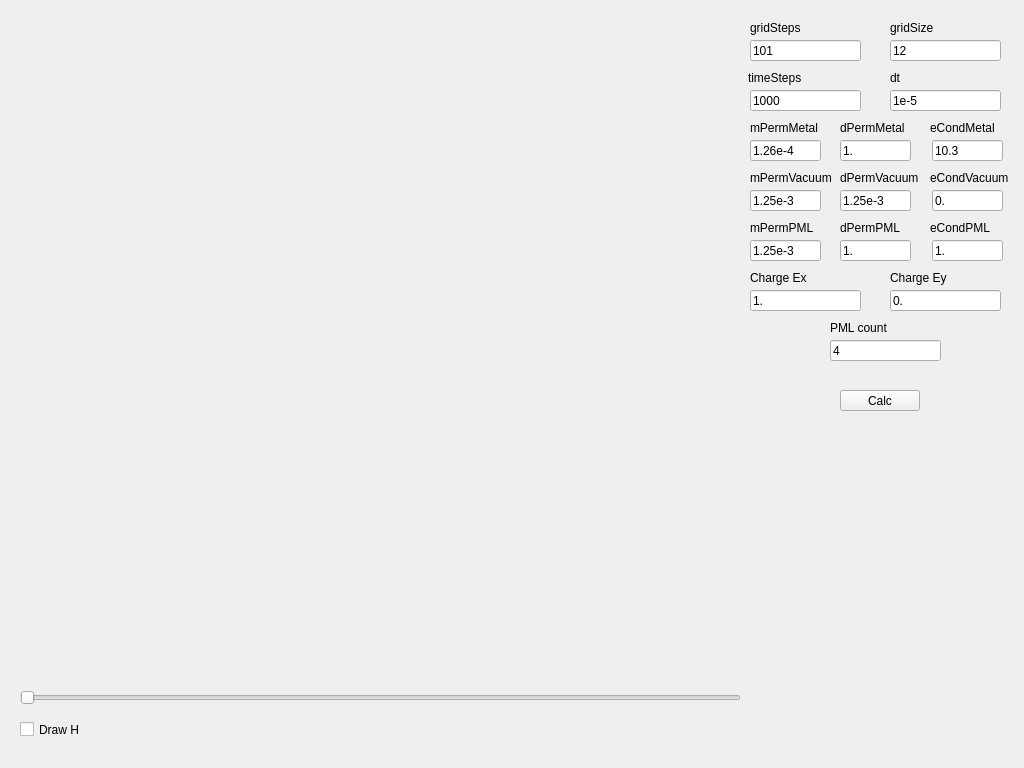
<?xml version="1.0" encoding="UTF-8"?>
<ui version="4.0">
 <class>MainWindow</class>
 <widget class="QMainWindow" name="MainWindow">
  <property name="geometry">
   <rect>
    <x>0</x>
    <y>0</y>
    <width>1024</width>
    <height>768</height>
   </rect>
  </property>
  <property name="windowTitle">
   <string>MainWindow</string>
  </property>
  <widget class="QWidget" name="centralwidget">
   <widget class="QChartViewer" name="chartViewer" native="true">
    <property name="geometry">
     <rect>
      <x>20</x>
      <y>70</y>
      <width>720</width>
      <height>600</height>
     </rect>
    </property>
   </widget>
   <widget class="QLabel" name="label_5">
    <property name="geometry">
     <rect>
      <x>840</x>
      <y>120</y>
      <width>71</width>
      <height>16</height>
     </rect>
    </property>
    <property name="text">
     <string>dPermMetal</string>
    </property>
   </widget>
   <widget class="QLineEdit" name="eCondMetalEdit">
    <property name="geometry">
     <rect>
      <x>932</x>
      <y>140</y>
      <width>71</width>
      <height>21</height>
     </rect>
    </property>
    <property name="text">
     <string>10.3</string>
    </property>
   </widget>
   <widget class="QLineEdit" name="dPermMetalEdit">
    <property name="geometry">
     <rect>
      <x>840</x>
      <y>140</y>
      <width>71</width>
      <height>21</height>
     </rect>
    </property>
    <property name="text">
     <string>1.</string>
    </property>
   </widget>
   <widget class="QLabel" name="label_6">
    <property name="geometry">
     <rect>
      <x>930</x>
      <y>120</y>
      <width>71</width>
      <height>16</height>
     </rect>
    </property>
    <property name="text">
     <string>eCondMetal</string>
    </property>
   </widget>
   <widget class="QLineEdit" name="mPermMetalEdit">
    <property name="geometry">
     <rect>
      <x>750</x>
      <y>140</y>
      <width>71</width>
      <height>21</height>
     </rect>
    </property>
    <property name="text">
     <string>1.26e-4</string>
    </property>
   </widget>
   <widget class="QLabel" name="label_7">
    <property name="geometry">
     <rect>
      <x>750</x>
      <y>120</y>
      <width>81</width>
      <height>16</height>
     </rect>
    </property>
    <property name="text">
     <string>mPermMetal</string>
    </property>
   </widget>
   <widget class="QLineEdit" name="mPermVacuumEdit">
    <property name="geometry">
     <rect>
      <x>750</x>
      <y>190</y>
      <width>71</width>
      <height>21</height>
     </rect>
    </property>
    <property name="text">
     <string>1.25e-3</string>
    </property>
   </widget>
   <widget class="QLineEdit" name="dPermVacuumEdit">
    <property name="geometry">
     <rect>
      <x>840</x>
      <y>190</y>
      <width>71</width>
      <height>21</height>
     </rect>
    </property>
    <property name="text">
     <string>1.25e-3</string>
    </property>
   </widget>
   <widget class="QLabel" name="label_8">
    <property name="geometry">
     <rect>
      <x>930</x>
      <y>170</y>
      <width>81</width>
      <height>16</height>
     </rect>
    </property>
    <property name="text">
     <string>eCondVacuum</string>
    </property>
   </widget>
   <widget class="QLabel" name="label_9">
    <property name="geometry">
     <rect>
      <x>840</x>
      <y>170</y>
      <width>81</width>
      <height>16</height>
     </rect>
    </property>
    <property name="text">
     <string>dPermVacuum</string>
    </property>
   </widget>
   <widget class="QLineEdit" name="eCondVacuumEdit">
    <property name="geometry">
     <rect>
      <x>932</x>
      <y>190</y>
      <width>71</width>
      <height>21</height>
     </rect>
    </property>
    <property name="text">
     <string>0.</string>
    </property>
   </widget>
   <widget class="QLabel" name="label_10">
    <property name="geometry">
     <rect>
      <x>750</x>
      <y>170</y>
      <width>81</width>
      <height>16</height>
     </rect>
    </property>
    <property name="text">
     <string>mPermVacuum</string>
    </property>
   </widget>
   <widget class="QLineEdit" name="chargeExEdit">
    <property name="geometry">
     <rect>
      <x>750</x>
      <y>290</y>
      <width>111</width>
      <height>21</height>
     </rect>
    </property>
    <property name="text">
     <string>1.</string>
    </property>
   </widget>
   <widget class="QLineEdit" name="chargeEyEdit">
    <property name="geometry">
     <rect>
      <x>890</x>
      <y>290</y>
      <width>111</width>
      <height>21</height>
     </rect>
    </property>
    <property name="text">
     <string>0.</string>
    </property>
   </widget>
   <widget class="QLabel" name="label_12">
    <property name="geometry">
     <rect>
      <x>890</x>
      <y>270</y>
      <width>71</width>
      <height>16</height>
     </rect>
    </property>
    <property name="text">
     <string>Charge Ey</string>
    </property>
   </widget>
   <widget class="QLabel" name="label_13">
    <property name="geometry">
     <rect>
      <x>750</x>
      <y>270</y>
      <width>91</width>
      <height>16</height>
     </rect>
    </property>
    <property name="text">
     <string>Charge Ex</string>
    </property>
   </widget>
   <widget class="QLineEdit" name="gridStepsEdit">
    <property name="geometry">
     <rect>
      <x>750</x>
      <y>40</y>
      <width>111</width>
      <height>21</height>
     </rect>
    </property>
    <property name="text">
     <string>101</string>
    </property>
   </widget>
   <widget class="QLineEdit" name="dtEdit">
    <property name="geometry">
     <rect>
      <x>890</x>
      <y>90</y>
      <width>111</width>
      <height>21</height>
     </rect>
    </property>
    <property name="text">
     <string>1e-5</string>
    </property>
   </widget>
   <widget class="QLabel" name="label_14">
    <property name="geometry">
     <rect>
      <x>748</x>
      <y>70</y>
      <width>61</width>
      <height>16</height>
     </rect>
    </property>
    <property name="text">
     <string>timeSteps</string>
    </property>
   </widget>
   <widget class="QLabel" name="label_15">
    <property name="geometry">
     <rect>
      <x>890</x>
      <y>70</y>
      <width>71</width>
      <height>16</height>
     </rect>
    </property>
    <property name="text">
     <string>dt</string>
    </property>
   </widget>
   <widget class="QLineEdit" name="timeStepsEdit">
    <property name="geometry">
     <rect>
      <x>750</x>
      <y>90</y>
      <width>111</width>
      <height>21</height>
     </rect>
    </property>
    <property name="text">
     <string>1000</string>
    </property>
   </widget>
   <widget class="QLabel" name="label_16">
    <property name="geometry">
     <rect>
      <x>750</x>
      <y>20</y>
      <width>91</width>
      <height>16</height>
     </rect>
    </property>
    <property name="text">
     <string>gridSteps</string>
    </property>
   </widget>
   <widget class="QLineEdit" name="gridSizeEdit">
    <property name="geometry">
     <rect>
      <x>890</x>
      <y>40</y>
      <width>111</width>
      <height>21</height>
     </rect>
    </property>
    <property name="text">
     <string>12</string>
    </property>
   </widget>
   <widget class="QLabel" name="label_17">
    <property name="geometry">
     <rect>
      <x>890</x>
      <y>20</y>
      <width>91</width>
      <height>16</height>
     </rect>
    </property>
    <property name="text">
     <string>gridSize</string>
    </property>
   </widget>
   <widget class="QPushButton" name="calcButton">
    <property name="geometry">
     <rect>
      <x>840</x>
      <y>390</y>
      <width>80</width>
      <height>21</height>
     </rect>
    </property>
    <property name="text">
     <string>Calc</string>
    </property>
   </widget>
   <widget class="QSlider" name="slider">
    <property name="geometry">
     <rect>
      <x>20</x>
      <y>690</y>
      <width>721</width>
      <height>16</height>
     </rect>
    </property>
    <property name="orientation">
     <enum>Qt::Horizontal</enum>
    </property>
   </widget>
   <widget class="QCheckBox" name="checkBox">
    <property name="geometry">
     <rect>
      <x>20</x>
      <y>720</y>
      <width>72</width>
      <height>19</height>
     </rect>
    </property>
    <property name="text">
     <string>Draw H</string>
    </property>
   </widget>
   <widget class="QLineEdit" name="mPermPMLEdit">
    <property name="geometry">
     <rect>
      <x>750</x>
      <y>240</y>
      <width>71</width>
      <height>21</height>
     </rect>
    </property>
    <property name="text">
     <string>1.25e-3</string>
    </property>
   </widget>
   <widget class="QLabel" name="label_11">
    <property name="geometry">
     <rect>
      <x>750</x>
      <y>220</y>
      <width>81</width>
      <height>16</height>
     </rect>
    </property>
    <property name="text">
     <string>mPermPML</string>
    </property>
   </widget>
   <widget class="QLabel" name="label_18">
    <property name="geometry">
     <rect>
      <x>840</x>
      <y>220</y>
      <width>81</width>
      <height>16</height>
     </rect>
    </property>
    <property name="text">
     <string>dPermPML</string>
    </property>
   </widget>
   <widget class="QLineEdit" name="eCondPMLEdit">
    <property name="geometry">
     <rect>
      <x>932</x>
      <y>240</y>
      <width>71</width>
      <height>21</height>
     </rect>
    </property>
    <property name="text">
     <string>1.</string>
    </property>
   </widget>
   <widget class="QLabel" name="label_19">
    <property name="geometry">
     <rect>
      <x>930</x>
      <y>220</y>
      <width>81</width>
      <height>16</height>
     </rect>
    </property>
    <property name="text">
     <string>eCondPML</string>
    </property>
   </widget>
   <widget class="QLineEdit" name="dPermPMLEdit">
    <property name="geometry">
     <rect>
      <x>840</x>
      <y>240</y>
      <width>71</width>
      <height>21</height>
     </rect>
    </property>
    <property name="text">
     <string>1.</string>
    </property>
   </widget>
   <widget class="QLineEdit" name="pmlCountEdit">
    <property name="geometry">
     <rect>
      <x>830</x>
      <y>340</y>
      <width>111</width>
      <height>21</height>
     </rect>
    </property>
    <property name="text">
     <string>4</string>
    </property>
   </widget>
   <widget class="QLabel" name="label_20">
    <property name="geometry">
     <rect>
      <x>830</x>
      <y>320</y>
      <width>91</width>
      <height>16</height>
     </rect>
    </property>
    <property name="text">
     <string>PML count</string>
    </property>
   </widget>
  </widget>
 </widget>
 <customwidgets>
  <customwidget>
   <class>QChartViewer</class>
   <extends>QWidget</extends>
   <header location="global">qchartviewer.h</header>
   <container>1</container>
  </customwidget>
 </customwidgets>
 <resources/>
 <connections/>
</ui>
